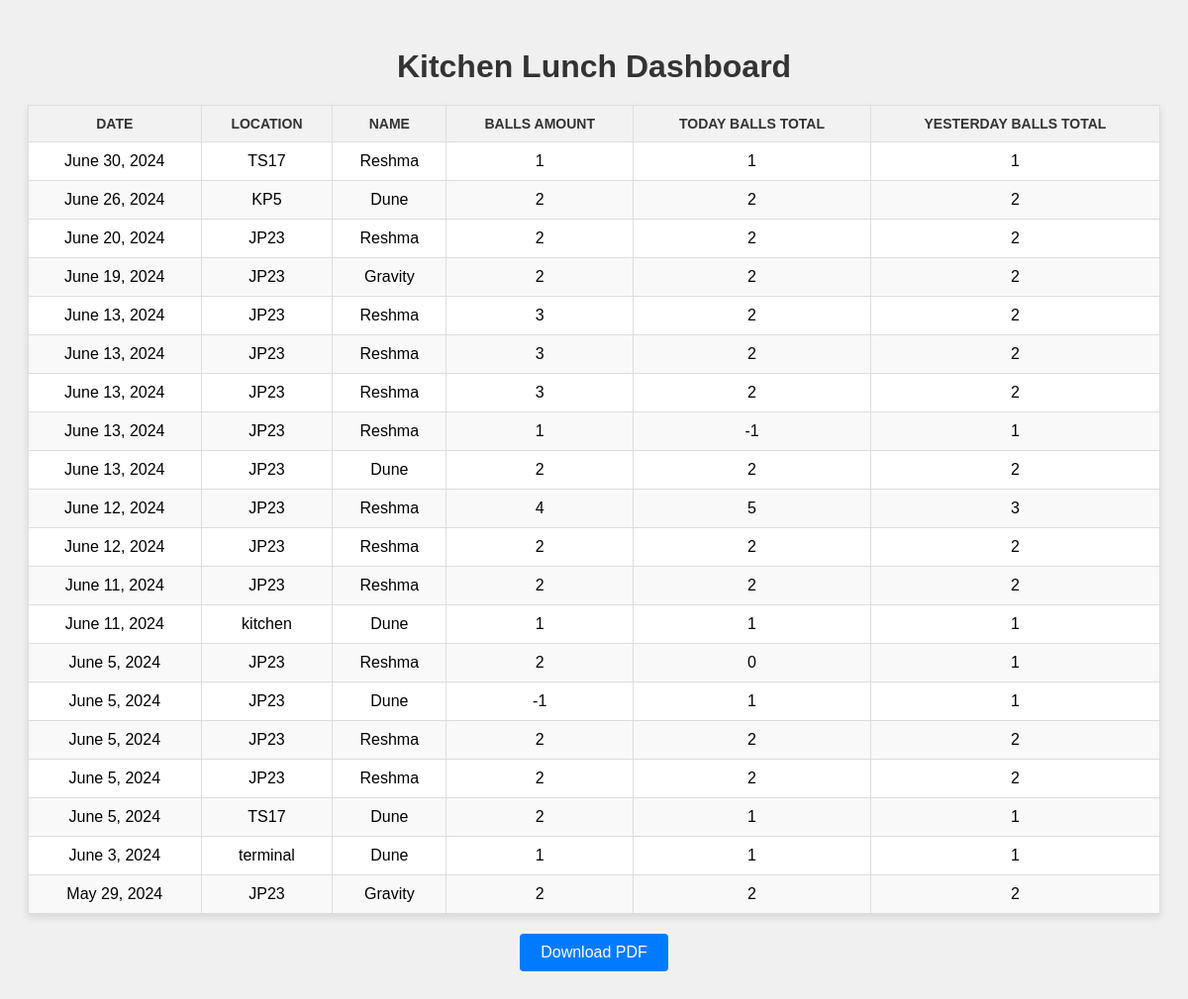
Page /kitchenlunchdashboard/ on the committed database.
### pizza_ordering/models.py (models this page shows)
class KitchenLunch(models.Model):
    date = models.DateField()
    LOCATION_CHOICES = [
        ('JP23', 'JP23'),
        ('KP5', 'KP5'),
        ('TS17', 'TS17'),
    ]
    name = models.CharField(max_length=100)
    location = models.CharField(max_length=50, choices=LOCATION_CHOICES,default='JP23')
    balls_amount = models.IntegerField()
    today_balls_total = models.IntegerField()
    yesterday_balls_total = models.IntegerField()
    class Meta:
        verbose_name = "Kitchen Department Lunch Shift(Quantity)"
        verbose_name_plural = "Kitchen Department Lunch Shift(Quantity)"

### pizza_ordering/views.py (the view)
# urls.py: path('kitchenlunchdashboard/', views.kitchen_lunch_dashboard, name='kitchen_lunch_dashboard'), # Add this URL pattern
def kitchen_lunch_dashboard(request):
    kitchen_lunchs = KitchenLunch.objects.all().order_by('-date')  # Fetch all KitchenLunch objects from the database
    return render(request, 'pizza_ordering/kitchenlunchdashboard.html', {'kitchen_lunchs': kitchen_lunchs})

### pizza_ordering/templates/pizza_ordering/kitchenlunchdashboard.html (shortened to what this page needs)
<!DOCTYPE html>
<html lang="en">
<head>
</head>
<body>
    <h1>Kitchen Lunch Dashboard</h1>
    <table id="dashboard-table">
        <thead>
            <tr>
                <th>Date</th>
                <th>Location</th>
                <th>Name</th>
                <th>Balls Amount</th>
                <th>Today Balls Total</th>
                <th>Yesterday Balls Total</th>
            </tr>
        </thead>
        <tbody>
            {% for kitchen_lunch in kitchen_lunchs %}
            <tr>
                <td>{{ kitchen_lunch.date }}</td>
                <td>{{ kitchen_lunch.location }}</td>
                <td>{{ kitchen_lunch.name }}</td>
                <td>{{ kitchen_lunch.balls_amount }}</td>
                <td>{{ kitchen_lunch.today_balls_total }}</td>
                <td>{{ kitchen_lunch.yesterday_balls_total }}</td>
            </tr>
            {% endfor %}
        </tbody>
    </table>
    <button id="download-pdf-btn">Download PDF</button>
</body>
</html>

### pizza_ordering/templates/pizza_ordering/kitchenlunchdashboard.html (style rules this page uses)
body { font-family: Arial, sans-serif; background-color: #f0f0f0; padding: 20px; }
h1 { text-align: center; color: #333; margin-bottom: 20px; }
table { width: 100%; border-collapse: collapse; margin-top: 20px; box-shadow: 0 4px 8px rgba(0, 0, 0, 0.1); background-color: #fff; }
th, td { border: 1px solid #ddd; padding: 10px; text-align: center; }
th { background-color: #f2f2f2; color: #333; text-transform: uppercase; font-size: 14px; }
tr:nth-child(even) { background-color: #f9f9f9; }
#download-pdf-btn { display: block; width: 150px; margin: 20px auto; padding: 10px; background-color: #007bff; border: none; border-radius: 4px; color: #fff; font-size: 16px; cursor: pointer; }

### rows in the picture
KitchenLunch: date "June 30, 2024", location "TS17", name "Reshma", balls_amount "1", today_balls_total "1", yesterday_balls_total "1"
KitchenLunch: date "June 26, 2024", location "KP5", name "Dune", balls_amount "2", today_balls_total "2", yesterday_balls_total "2"
KitchenLunch: date "June 20, 2024", location "JP23", name "Reshma", balls_amount "2", today_balls_total "2", yesterday_balls_total "2"
KitchenLunch: date "June 19, 2024", location "JP23", name "Gravity", balls_amount "2", today_balls_total "2", yesterday_balls_total "2"
KitchenLunch: date "June 13, 2024", location "JP23", name "Reshma", balls_amount "3", today_balls_total "2", yesterday_balls_total "2"
KitchenLunch: date "June 13, 2024", location "JP23", name "Reshma", balls_amount "3", today_balls_total "2", yesterday_balls_total "2"
KitchenLunch: date "June 13, 2024", location "JP23", name "Reshma", balls_amount "3", today_balls_total "2", yesterday_balls_total "2"
KitchenLunch: date "June 13, 2024", location "JP23", name "Reshma", balls_amount "1", today_balls_total "-1", yesterday_balls_total "1"
KitchenLunch: date "June 13, 2024", location "JP23", name "Dune", balls_amount "2", today_balls_total "2", yesterday_balls_total "2"
KitchenLunch: date "June 12, 2024", location "JP23", name "Reshma", balls_amount "4", today_balls_total "5", yesterday_balls_total "3"
KitchenLunch: date "June 12, 2024", location "JP23", name "Reshma", balls_amount "2", today_balls_total "2", yesterday_balls_total "2"
KitchenLunch: date "June 11, 2024", location "JP23", name "Reshma", balls_amount "2", today_balls_total "2", yesterday_balls_total "2"
KitchenLunch: date "June 11, 2024", location "kitchen", name "Dune", balls_amount "1", today_balls_total "1", yesterday_balls_total "1"
KitchenLunch: date "June 5, 2024", location "JP23", name "Reshma", balls_amount "2", today_balls_total "0", yesterday_balls_total "1"
KitchenLunch: date "June 5, 2024", location "JP23", name "Dune", balls_amount "-1", today_balls_total "1", yesterday_balls_total "1"
KitchenLunch: date "June 5, 2024", location "JP23", name "Reshma", balls_amount "2", today_balls_total "2", yesterday_balls_total "2"
KitchenLunch: date "June 5, 2024", location "JP23", name "Reshma", balls_amount "2", today_balls_total "2", yesterday_balls_total "2"
KitchenLunch: date "June 5, 2024", location "TS17", name "Dune", balls_amount "2", today_balls_total "1", yesterday_balls_total "1"
KitchenLunch: date "June 3, 2024", location "terminal", name "Dune", balls_amount "1", today_balls_total "1", yesterday_balls_total "1"
KitchenLunch: date "May 29, 2024", location "JP23", name "Gravity", balls_amount "2", today_balls_total "2", yesterday_balls_total "2"
